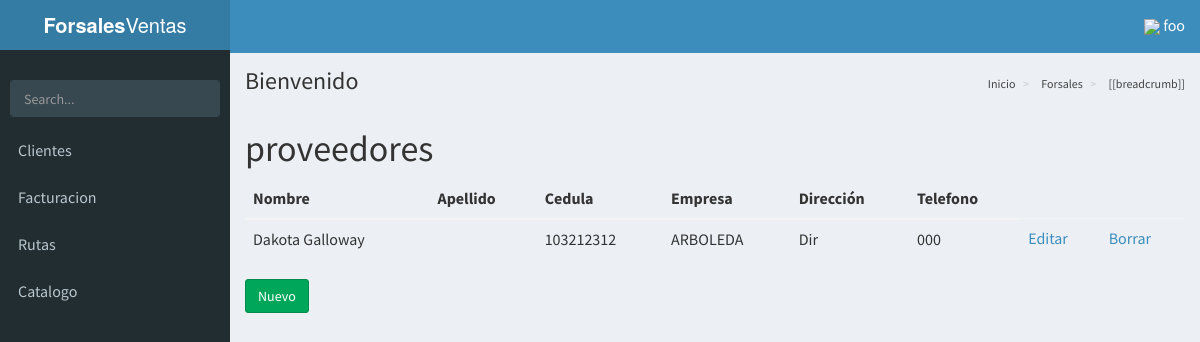
The app's page /proveedores/ (signed in) with its own data.
### base/models.py (models this page shows, shortened)
class proveedor(models.Model):
	nombre = models.CharField(max_length=45)
	apellido = models.CharField(max_length=45)
	cedula = models.CharField(max_length=45)
	empresa = models.CharField(max_length=45)
	direccion = models.CharField(max_length=45)
	telefono = models.CharField(max_length=45)

### base/views.py (the view)
# urls.py: url(r'^proveedores/$', ListarProveedor.as_view(), name="listar_proveedores"),
class ListarProveedor(LoginRequiredMixin,ListView):
	model = proveedor
	template_name = 'proveedores/listar.html'

### base/templates/proveedores/listar.html
{% extends 'AdminLTE/index.html' %}
{% block content %}
	<h1>proveedores</h1>
	<table class="table">
		<thead>
			<tr>
				<th>Nombre</th>
				<th>Apellido</th>
				<th>Cedula</th>
				<th>Empresa</th>
				<th>Dirección</th>
				<th>Telefono</th>
			</tr>
		</thead>
		<tbody>
			{% for proveedor in object_list %}
				<tr>
					<td>{{ proveedor.nombre }}</td>
					<td>{{ proveedor.apellido }}</td>
					<td>{{ proveedor.cedula }}</td>
					<td>{{ proveedor.empresa }}</td>
					<td>{{ proveedor.direccion }}</td>
					<td>{{ proveedor.telefono }}</td>
					<td><a href="{% url 'actualizar_proveedor' proveedor.pk %}">Editar</a></td>
					<td><a href="{% url 'borrar_proveedor' proveedor.pk %}">Borrar</a></td>
				</tr>
			{% empty %}
				<tr>
					<td>Sin proveedor</td>
				</tr>
			{% endfor %}
		</tbody>
	</table>
	<a class="btn btn-success" href="{% url 'crear_proveedor' %}">Nuevo</a>
{% endblock content %}

### base/templates/AdminLTE/index.html (shortened to what this page needs)
{% load static %}
<!DOCTYPE html>
<html>
<head>
<link rel="stylesheet" href="https://unpkg.com/bootstrap-material-design@4.0.0-beta.3/dist/css/bootstrap-material-design.min.css"
>
  <link rel="stylesheet" href="{% static 'css/AdminLTE/bootstrap/css/bootstrap.min.css' %}">
  <link rel="stylesheet" href="{% static 'css/AdminLTE/AdminLTE.min.css' %}">
  <link rel="stylesheet" href="{% static 'css/AdminLTE/skins/_all-skins.min.css' %}">
  <link rel="stylesheet" href="{% static 'css/AdminLTE/plugins/iCheck/flat/blue.css' %}">
  <link rel="stylesheet" href="{% static 'css/AdminLTE/plugins/morris/morris.css' %}">
  <link rel="stylesheet" href="{% static 'css/AdminLTE/plugins/jvectormap/jquery-jvectormap-1.2.2.css' %}">
  <link rel="stylesheet" href="{% static 'css/AdminLTE/plugins/datepicker/datepicker3.css' %}">
  <link rel="stylesheet" href="{% static 'css/AdminLTE/plugins/daterangepicker/daterangepicker.css' %}">
  <link rel="stylesheet" href="{% static 'css/AdminLTE/plugins/bootstrap-wysihtml5/bootstrap3-wysihtml5.min.css' %}">
  <link rel="stylesheet" href="{% static 'alertifyjs/css/alertify.min.css' %}">
  <link rel="stylesheet" href="{% static 'alertifyjs/css/themes/bootstrap.min.css' %}">
  <link rel="stylesheet" href="{% static 'vue/vue-good-table/vue-good-table.css' %}">
</head>
<body class="hold-transition skin-blue sidebar-mini">
<div class="wrapper" id="vue-root">
  <header class="main-header">
    <a href="/" class="logo">
      <span class="logo-lg"><b>Forsales</b>Ventas</span>
    </a>
    <nav class="navbar navbar-static-top">
      <a href="#" class="sidebar-toggle" data-toggle="offcanvas" role="button">
      </a>
      <div class="navbar-custom-menu">
        <ul class="nav navbar-nav">
          <li class="dropdown user user-menu">
            <a href="#" class="dropdown-toggle" data-toggle="dropdown">
             <img style="width: 10%; " src="{% static 'img/user.png' %}">
              <span class="hidden-xs">{{ request.user.username }}</span>
            </a>
          </li>
        </ul>
      </div>
    </nav>
  </header>
  <aside class="main-sidebar">
    <section class="sidebar">
      <div class="user-panel">
      </div>
      <form action="#" method="get" class="sidebar-form">
        <div class="input-group">
          <input type="text" name="q" class="form-control" placeholder="Search...">
              <span class="input-group-btn">
                <button type="submit" name="search" id="search-btn" class="btn btn-flat">
                </button>
              </span>
        </div>
      </form>
      <ul class="sidebar-menu">
      {% if request.user.is_superuser %}
        <li class="header">PANEL DE CONTROL</li>
        <li>
          <a href="{% url 'listar_productos' %}">
            <i class="fa fa-shopping-basket" aria-hidden="true"><span>Productos</span></i>
          </a>
        </li>
        <li>
          <a href="{% url 'listar_clientes' %}">
            <i class="fa fa-th"></i> <span>Clientes</span>
          </a>
        </li>
        <li>
          <a href="{% url 'bodega' 'main' %}">
            <i class="fa fa-th"></i> <span>Bodega</span>
          </a>
        </li>
        <li>
          <a href="{% url 'listar_distribuidores' %}">
            <i class="fa fa-th"></i> <span>Distribuidores</span>
          </a>
        </li>
        <li>
          <a href="{% url 'listar_proveedores' %}">
            <i class="fa fa-th"></i> <span>Proveedores</span>
          </a>
        </li>
        <li class="treeview">
          <a href="#">
            <i class="fa fa-dashboard"></i> <span>Facturacion</span>
            <span class="pull-right-container">
              <i class="fa fa-angle-left pull-right"></i>
            </span>
          </a>
          <ul class="treeview-menu">
            <li class=""><a href="{% url 'factura' %}"><i class="fa fa-circle-o"></i> Listar</a></li>
          </ul>
           <ul class="treeview-menu">
            <li class=""><a href="{% url 'reportes' %}"><i class="fa fa-circle-o"></i> reportes</a></li>
          </ul>
        </li>
        <li class="treeview">
          <a href="#">
            <i class="fa fa-dashboard"></i> <span>Inventario</span>
            <span class="pull-right-container">
              <i class="fa fa-angle-left pull-right"></i>
            </span>
          </a>
          <ul class="treeview-menu">
            <li class=""><a href="{% url 'movimiento' %}"><i class="fa fa-circle-o"></i> Movimientos</a></li>
          </ul>
        </li>
        <!--li class="treeview">
          <a href="#">
            <i class="fa fa-dashboard"></i> <span>Catalogo</span>
            <span class="pull-right-container">
              <i class="fa fa-angle-left pull-right"></i>
            </span>
          </a>
          <ul class="treeview-menu">
            {% comment %}
            <li class=""><a href="{% url 'catalogos' %}"><i class="fa fa-circle-o"></i> Lista</a></li>
            {% endcomment %}
          </ul>
        </li-->
        <li class="treeview">
          <a href="#">
            <i class="fa fa-dashboard"></i> <span>Rutas</span>
            <span class="pull-right-container">
              <i class="fa fa-angle-left pull-right"></i>
            </span>
          </a>
          <ul class="treeview-menu">
            <li class=""><a href="{% url 'rutas-mapa' %}"><i class="fa fa-circle-o"></i> Rutas</a></li>
          </ul>
        </li>
      {% else %}
        {% if request.user %}
<li>
          <a href="{% url 'listar_clientes' %}">
             <span>Clientes</span>
          </a>
        </li>
          <li class="treeview">
            <a href="#">
               <span>Facturacion</span>
            </a>
          </li>
          <li class="treeview">
            <a href="#">
               <span>Rutas</span>
            </a>
          </li>
        <li class="treeview">
          <a href="#">
             <span>Catalogo</span>
          </a>
        </li>
        {% endif %}
      {% endif %}
      </ul>
    </section>
  </aside>
  <div class="content-wrapper">
    <section class="content-header">
      <h1>
        Bienvenido
      </h1>
      <ol class="breadcrumb">
        <li><a href="#"> Inicio</a></li>
        <li><a href="#"> Forsales </a></li>
        <li v-for="breadcrumb in breadcrumbs"><a href="#"> [[breadcrumb]] </a></li>
      </ol>
    </section>
    <section class="content">
      {% block content %}
      {% endblock content %}
    </section>
  </div>
</div>
</body>
</html>

### base/templates/AdminLTE/index.html (style rules this page uses)
html, body { font-size: 16px !important; }
.navbar { display: inherit !important; }

### records on screen
proveedor: nombre "Dakota Galloway", cedula "103212312", empresa "ARBOLEDA", direccion "Dir", telefono "000"

### other values on screen
{{ request.user.username }} "foo"
